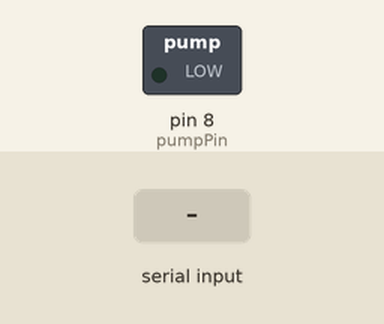
Simulated run of this sketch. Board: Arduino Uno, built with avr-gcc and run on an emulated ATmega328P. Shown: switched loads named in the sketch (green lamp = pin HIGH). The test bench sets the inputs (shaded band).

Above: at 1.2 s.
1.3 s: "1" received over Serial
At 1.9 s:
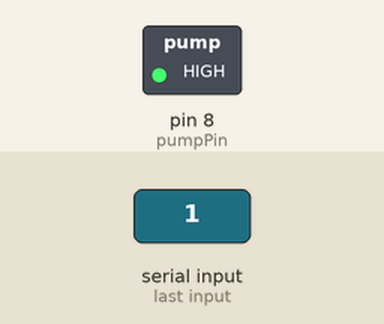
2.8 s: "0" received over Serial
At 3.1 s:
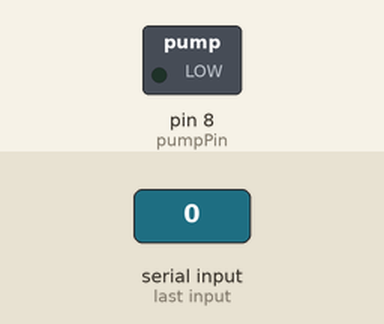
Timing chart, 0 to 5.8 s (numbered marks = the images above; inputs shaded):
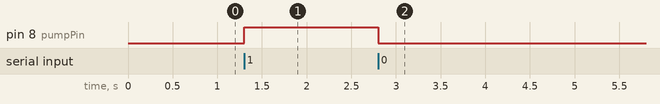

Measured:
- after the input at 1.3 s, pin 8 (pumpPin): LOW → HIGH at once
- after the input at 2.8 s, pin 8 (pumpPin): HIGH → LOW at once

The sketch:

pump.ino
```cpp
const int pumpPin = 8;  // Digital pin connected to water pump relay
const int moistureSensorPin = A0;  // Analog pin connected to moisture sensor
bool autoModeEnabled = false;

void setup() {
  Serial.begin(9600);
  pinMode(pumpPin, OUTPUT);
}

void loop() {
  if (Serial.available() > 0) {
    char command = Serial.read();

    if (command == '1') {
      // Turn on the pump
      digitalWrite(pumpPin, HIGH);
      autoModeEnabled = false;
    } else if (command == '0') {
      // Turn off the pump
      digitalWrite(pumpPin, LOW);
      autoModeEnabled = false;
    } else if (command == '2') {
      // Enable auto mode
      autoModeEnabled = true;
    }
  }
if (autoModeEnabled) {
    int moistureLevel = readMoisture();

    if (moistureLevel < 500) {
      digitalWrite(pumpPin, HIGH);
    } else {
      digitalWrite(pumpPin, LOW);
    }
    delay(1000); // Check moisture level every 1 second
  }
}

int readMoisture() {
  int moistureLevel = analogRead(moistureSensorPin);
  return moistureLevel;
}
```
